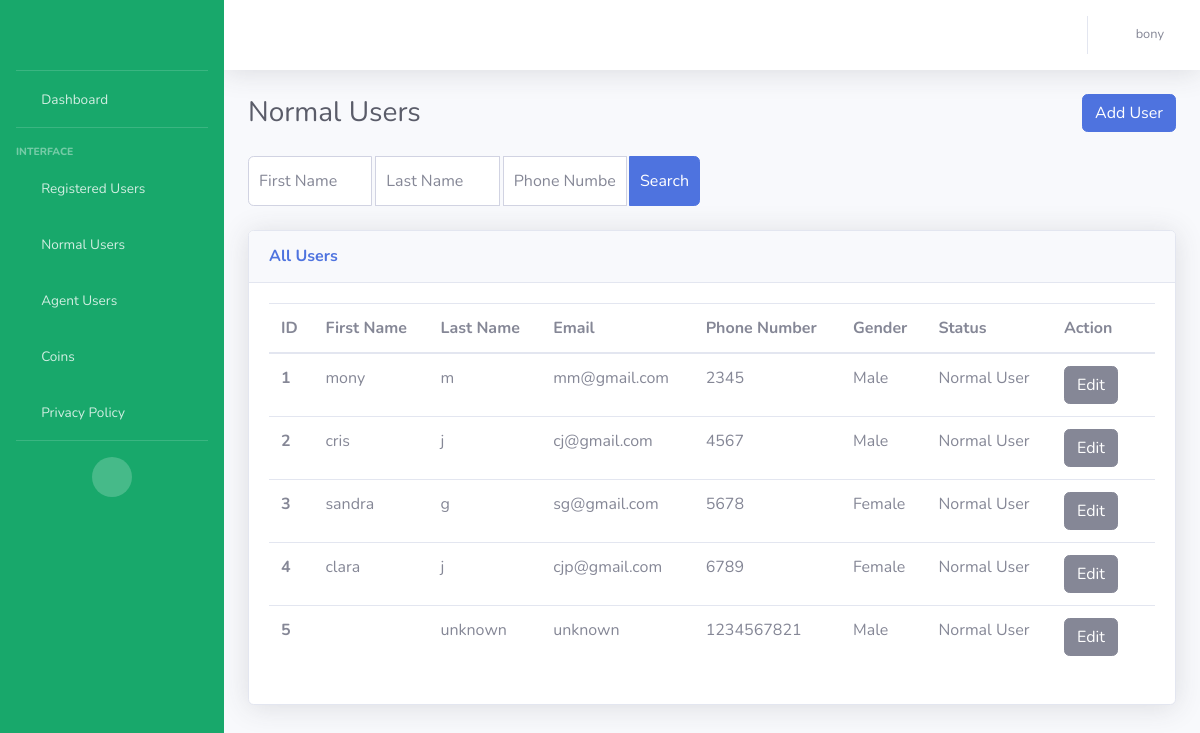
Screenshot of /normal_user (signed in) with the database file from the repository.
### my_rabit_app/models.py (models this page shows, shortened)
class CustomerModel(models.Model):
    NORMAL_USER = 'Normal User'
    AGENT_USER = 'Agent User'
    USER_STATUS_CHOICES = [
        (NORMAL_USER, 'Normal User'),
        (AGENT_USER, 'Agent User'),
    ]
    MALE = 'Male'
    FEMALE = 'Female'
    GENDER_CHOICES = [
        (MALE, 'Male'),
        (FEMALE, 'Female')
    ]
    customer_id = models.AutoField(primary_key=True)
    customer_first_name = models.CharField(max_length=100, blank=False)
    customer_last_name = models.CharField(max_length=100, default="unknown")
    customer_email = models.EmailField(default="unknown")
    customer_phone_number = models.CharField(max_length=50)
    customer_password = models.CharField(max_length=100, default='unknown')
    rating = models.IntegerField(default=0)
    terms_conditions = models.BooleanField(default=False)
    is_online = models.BooleanField(default=False)
    is_engaged = models.BooleanField(default=False)
    is_existing = models.BooleanField(default=False)
    adhaar_no = models.CharField(max_length=50, default="unknown")
    terms_conditions = models.BooleanField(default=False)
    gender = models.CharField(
        max_length=20,
        choices=GENDER_CHOICES,
        null=True
    )
    status = models.CharField(
        max_length=20,
        choices=USER_STATUS_CHOICES,
        default=NORMAL_USER,
    )
    @property
    def rating(self):
        from .models import RatingModel
        rating = RatingModel.objects.filter(agent=self).aggregate(Avg('ratings')).get('ratings__avg')
        return rating if rating is not None else 0

### my_rabit_app/views.py (the view)
# urls.py: path('normal_user', views.normal_user, name='normal_user'),  # Page for viewing all users
def normal_user(request):
    username = request.session.get('user', None)
    if username is None:
        return redirect('/login')
    users = CustomerModel.objects.filter(status='Normal User')
    return render(request, 'normaluser.html', {'users': users, 'username': username})

### templates/normaluser.html (shortened to what this page needs)
{% extends 'base.html' %}
{% block content %}
    <div class="container-fluid">
        <div class="d-sm-flex align-items-center justify-content-between mb-4">
            <h1 class="h3 mb-0 text-gray-800">Normal Users</h1>
            <div>
                <a href="{% url 'add_user' %}" class="btn btn-primary">Add User</a>
            </div>
        </div>
        <div class="row mb-4">
            <div class="col-lg-6">
                <form method="GET" action="{% url 'user_search' %}" class="navbar-search">
                    <div class="input-group">
                        <input type="text" name="first_name" class="form-control bg-white border-1 small rounded-left"
                               placeholder="First Name" aria-label="First Name" aria-describedby="basic-addon2"
                               style="padding: 10px; border-radius: 25px 0 0 25px; height: 50px;">
                        <input type="text" name="last_name" class="form-control bg-white border-1 small"
                               placeholder="Last Name" aria-label="Last Name" aria-describedby="basic-addon2"
                               style="padding: 10px; margin-left: 3px; height: 50px;">
                        <input type="text" name="phone_number" class="form-control bg-white border-1 small"
                               placeholder="Phone Number" aria-label="Phone Number" aria-describedby="basic-addon2"
                               style="padding: 10px; margin-left: 3px; height: 50px;">
                        <div class="input-group-append">
                            <button class="btn btn-primary" type="submit" style="padding: 10px; margin-left: 3px;">
                                Search
                            </button>
                        </div>
                    </div>
                </form>
            </div>
        </div>
        <div class="row">
            <div class="col">
                <div class="card shadow mb-4">
                    <div class="card-header py-3 d-flex flex-row align-items-center justify-content-between">
                        <h6 class="m-0 font-weight-bold text-primary">All Users</h6>
                    </div>
                    <div class="card-body">
                        <div class="table-responsive">
                            <table class="table table-hover all-users">
                                <thead>
                                    <tr>
                                        <th scope="col">ID</th>
                                        <th scope="col">First Name</th>
                                        <th scope="col">Last Name</th>
                                        <th scope="col">Email</th>
                                        <th scope="col">Phone Number</th>
                                        <th scope="col">Gender</th>
                                        <th scope="col">Status</th>
                                        <th scope="col">Action</th>
                                    </tr>
                                </thead>
                                <tbody>
                                {% for user in users %}
                                    <tr>
                                        <th scope="row">{{ forloop.counter }}</th>
                                        <td>{{ user.customer_first_name }}</td>
                                        <td>{{ user.customer_last_name }}</td>
                                        <td>{{ user.customer_email }}</td>
                                        <td>{{ user.customer_phone_number }}</td>
                                        <td>{{ user.gender }}</td>
                                        <td>
                                            <span id="status_text_{{ user.customer_id }}">{{ user.status }}</span>
                                        </td>
                                        <td>
                                            <button id="edit_button_{{ user.customer_id }}" class="btn btn-secondary" onclick="editStatus('{{ user.customer_id }}')">Edit</button>
                                            <form id="delete_form_{{ user.customer_id }}" method="POST" action="{% url 'delete_user' %}" style="display: inline;">
                                                <i class="fas fa-trash" onclick="document.getElementById('delete_form_{{ user.customer_id }}').submit();" style="cursor: pointer;"></i>
                                            </form>
                                        </td>
                                    </tr>
                                {% endfor %}
                                </tbody>
                            </table>
                        </div>
                    </div>
                </div>
            </div>
        </div>
    </div>
{% endblock %}

### rows the page displays
CustomerModel: customer_first_name "mony", customer_last_name "m", customer_email "mm@gmail.com", customer_phone_number "2345", gender "Male", status "Normal User"
CustomerModel: customer_first_name "cris", customer_last_name "j", customer_email "cj@gmail.com", customer_phone_number "4567", gender "Male", status "Normal User"
CustomerModel: customer_first_name "sandra", customer_last_name "g", customer_email "sg@gmail.com", customer_phone_number "5678", gender "Female", status "Normal User"
CustomerModel: customer_first_name "clara", customer_last_name "j", customer_email "cjp@gmail.com", customer_phone_number "6789", gender "Female", status "Normal User"
CustomerModel: customer_last_name "unknown", customer_email "unknown", customer_phone_number "1234567821", gender "Male", status "Normal User"

### other values shown
{{ username }} "bony"
